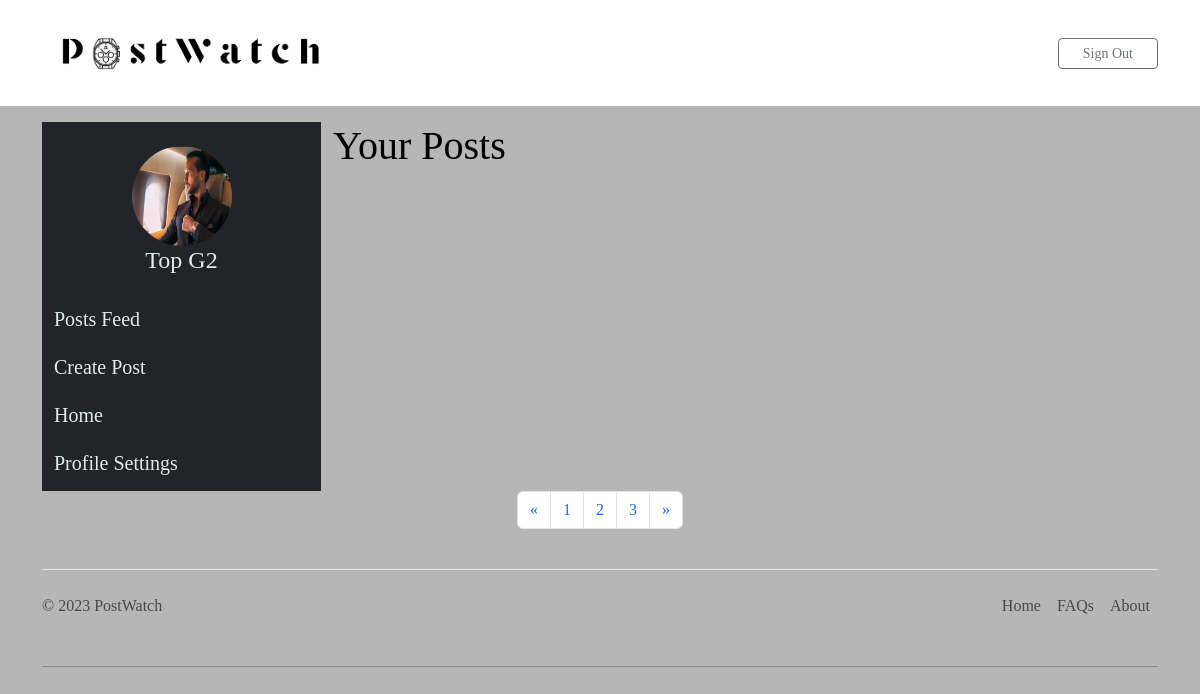
The app's page /userHomepage.php (signed in), older data.
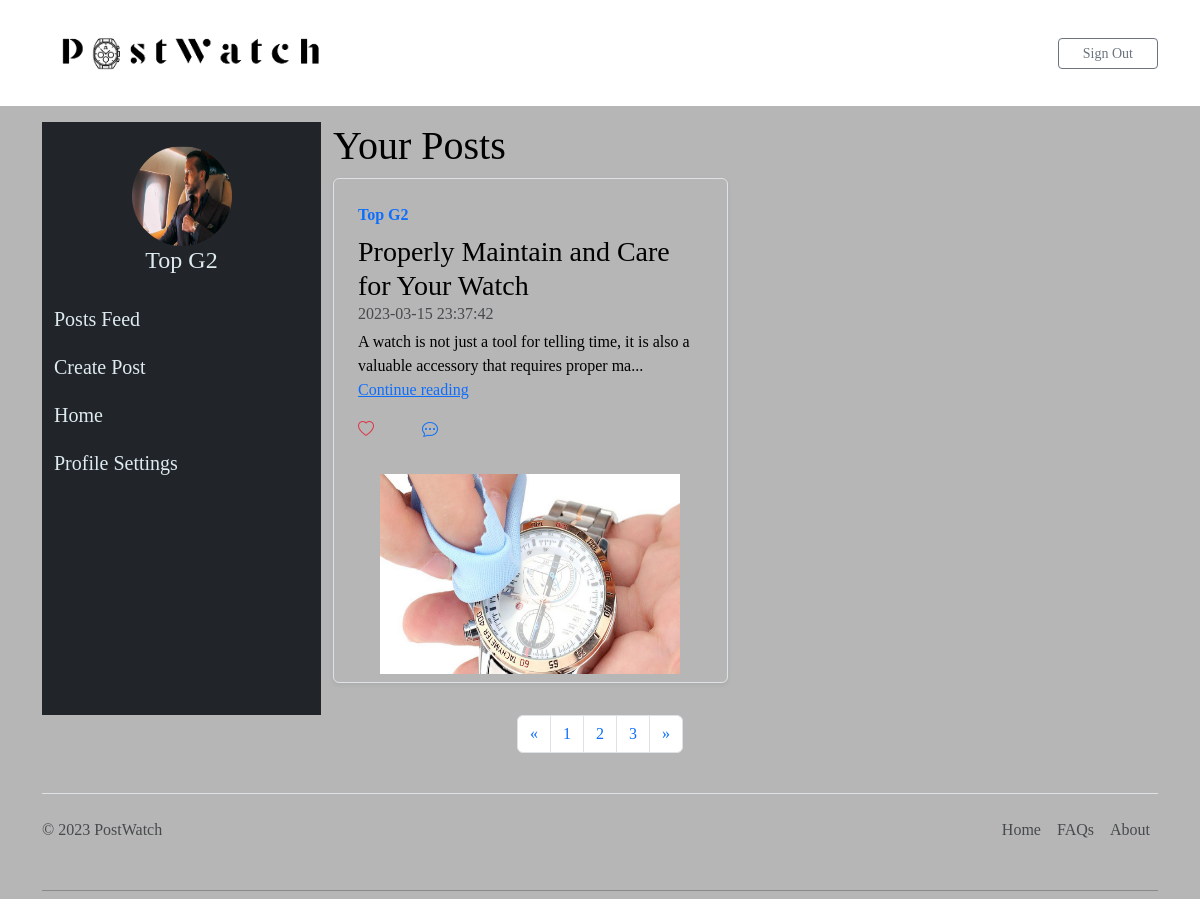
The same page, newer data.
### tables this page shows
CREATE TABLE `user` (
  `id` int(11) NOT NULL,
  `username` varchar(128) NOT NULL,
  `email` varchar(255) NOT NULL,
  `password_hashed` varchar(255) NOT NULL
);

CREATE TABLE `post` (
  `id` int(11) NOT NULL,
  `user_id` int(11) NOT NULL,
  `title` text NOT NULL,
  `content` text NOT NULL,
  `image` blob DEFAULT NULL,
  `date` timestamp NOT NULL DEFAULT current_timestamp()
);

### userHomepage.php (the view, shortened to what this page needs)
<?php
if (!isset($_SESSION['user_id'])) {
    header("Location: index.php");
    exit;
} elseif (isset($_SESSION["user_id"])) {
    $mysqli =  require __DIR__ . '/database.php';
    $sql = "SELECT * FROM user WHERE id = " . $_SESSION['user_id'];
    $result = $mysqli->query($sql);
    $user = $result->fetch_assoc();
    $sql = "SELECT * FROM post WHERE user_id = " . $_SESSION['user_id'];
    $result = $mysqli->query($sql);
    $posts = array();
    while ($row = $result->fetch_assoc()) {
        $posts[] = $row;
    }
}
?>
<!DOCTYPE html>
<html lang="en">
<head>
    <link rel="stylesheet" href="path/to/bootstrap-icons.css">
    <link href="https://cdn.jsdelivr.net/npm/bootstrap-icons@1.5.0/font/bootstrap-icons.css" rel="stylesheet">
    <link rel="stylesheet" href="https://cdnjs.cloudflare.com/ajax/libs/font-awesome/5.15.3/css/all.min.css">
    <link rel="stylesheet" href="./css/heroWatch.css" />
    <link rel="stylesheet" href="./css/bootstrap-5.3.0-alpha1/bootstrap-5.3.0-alpha1/dist/css/bootstrap.min.css" />
    <link rel="stylesheet" href="./css/styles.css" />
    <nav class="navbar navbar-expand-lg navbar-light bg-white static-top">
        <div class="container">
            <a class="navbar-brand" href="#">
                <img src="./img/logo.png" alt="..." height="80" />
            </a>
            <div class="collapse navbar-collapse" id="navbarSupportedContent">
                <ul class="navbar-nav ms-auto">
                    <li>
                        <a href="logout.php">
                            <button type="button" class="btn btn-outline-secondary btn-sm px-4">
                                Sign Out
                            </button></a>
                    </li>
                </ul>
            </div>
        </div>
    </nav>
</head>
<body>
    <main class="container mt-3">
        <div class="container-fluid">
            <div class="row">
                <nav class="col-3 bg-light sidebar bg-dark">
                    <div class="text-center my-4">
                        <img src="./img/userProimg.jpg" alt="User Image" class="rounded-circle" width="100" height="100">
                        <h4 style="color:rgb(222, 235, 241);font-size:24px;"><?php echo $user['username']; ?> </h4>
                    </div>
                    <ul class="nav flex-column navbar-nav">
                        <li class="nav-item">
                            <a class="nav-link active" href="postsFeed.php">
                                <h4 style="color:rgb(222, 235, 241);font-size: 20px;">Posts Feed</h4>
                            </a>
                        </li>
                        <li class="nav-item">
                            <a class="nav-link active" href="addPost.php">
                                <h4 style="color:rgb(222, 235, 241);font-size: 20px;">Create Post</h4>
                            </a>
                        </li>
                        <li class="nav-item">
                            <a class="nav-link" href="index.php">
                                <h4 style="color:rgb(222, 235, 241);font-size:20px;">Home</h4>
                            </a>
                        </li>
                        <li class="nav-item">
                            <a class="nav-link" href="">
                                <h4 style="color:rgb(222, 235, 241);font-size:20px;">Profile Settings</h4>
                            </a>
                        </li>
                    </ul>
                </nav>
                <div class="col-9">
                    <h1> Your Posts </h1>
                    <div class="row mb-2">
                        <?php foreach ($posts as $post) { ?>
                            <div class="col-md-6">
                                <div class="row g-0 border rounded overflow-hidden flex-md-row mb-4 shadow-sm h-md-250 position-relative">
                                    <div class="col p-4 d-flex flex-column position-static postUser">
                                        <strong class="d-inline-block mb-2 text-primary"><?php echo $user['username'] ?></strong>
                                        <h3 class="mb-0"><?php echo $post['title']; ?></h3>
                                        <div class="mb-1 text-muted"><?php echo $post['date']; ?></div>
                                        <p class="card-text mb-auto">
                                            <?php echo substr($post['content'], 0, 100) . '...'; ?>
                                        </p>
                                        <a href="#" class="stretched-link">Continue reading</a>
                                        <div class="mt-3 d-flex align-items-center">
                                            <span class="me-4"><i class="bi bi-heart text-danger hover-text-danger"></i></span>
                                            <span class="ms-4"><i class="bi bi-chat-dots text-primary hover-text-primary"></i></span>
                                        </div>
                                    </div>
                                    <div class="col-auto d-none d-lg-block mx-auto p-2 text-center">
                                        <img src="<?php echo $post['image']; ?>" alt="Post image" width="300" height="200">
                                    </div>
                                </div>
                            </div>
                        <?php } ?>
                    </div>
                </div>
            </div>
        </div>
    </main>
    <div class="row ">
        <div class="col">
            <div class="d-flex justify-content-center">
                <nav aria-label="Page navigation">
                    <ul class="pagination">
                        <li class="page-item">
                            <a class="page-link" href="#" aria-label="Previous">
                                <span aria-hidden="true">&laquo;</span>
                            </a>
                        </li>
                        <li class="page-item">
                            <a class="page-link" href="#">1</a>
                        </li>
                        <li class="page-item">
                            <a class="page-link" href="#">2</a>
                        </li>
                        <li class="page-item">
                            <a class="page-link" href="#">3</a>
                        </li>
                        <li class="page-item">
                            <a class="page-link" href="#" aria-label="Next">
                                <span aria-hidden="true">&raquo;</span>
                            </a>
                        </li>
                    </ul>
                </nav>
            </div>
        </div>
    </div>
</body>
<div class="container">
    <footer class="d-flex flex-wrap justify-content-between align-items-center py-3 my-4 border-top">
        <p class="col-md-4 mb-0 text-muted">&copy; 2023 PostWatch</p>
        <ul class="nav col-md-4 justify-content-end">
            <li class="nav-item">
                <a href="#" class="nav-link px-2 text-muted">Home</a>
            </li>
            <li class="nav-item">
                <a href="#" class="nav-link px-2 text-muted">FAQs</a>
            </li>
            <li class="nav-item">
                <a href="#" class="nav-link px-2 text-muted">About</a>
            </li>
        </ul>
    </footer>
    <hr class="my-2" />
</div>
</html>

### css/styles.css (style rules this page uses)
body, nav { background-color: #b6b6b6; font-family: "Georgia", serif; font-size: 16px; color: #000; margin: 0; padding: 0; }

Row changes from the older to the newer data that the page shows:
added post: user.username "Top G2", title "Properly Maintain and Care for Your Watch", date "2023-03-15 23:37:42", content "A watch is not just a tool for telling time, it is also a valuable accessory that requires proper ma", image (picture)
